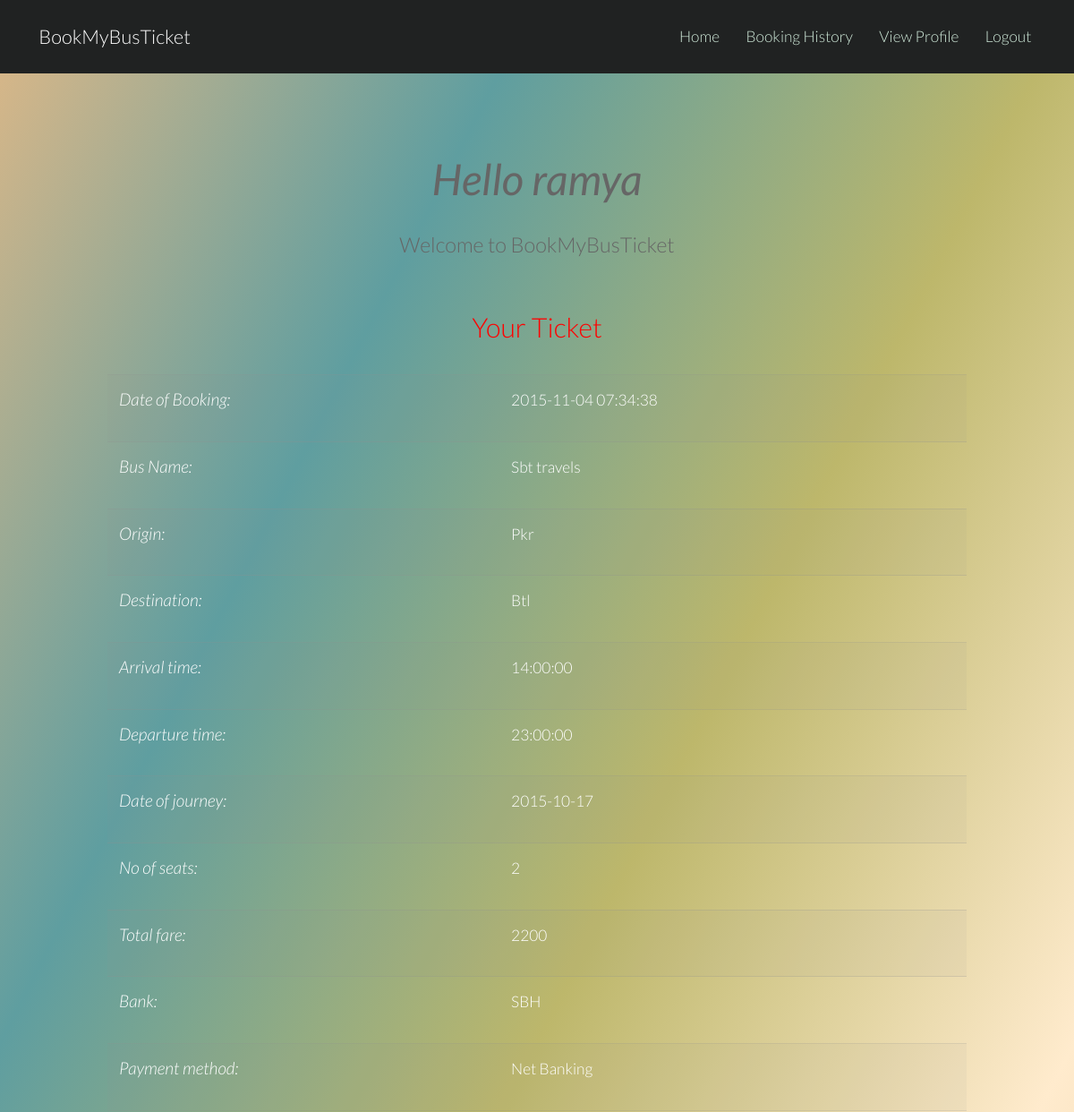
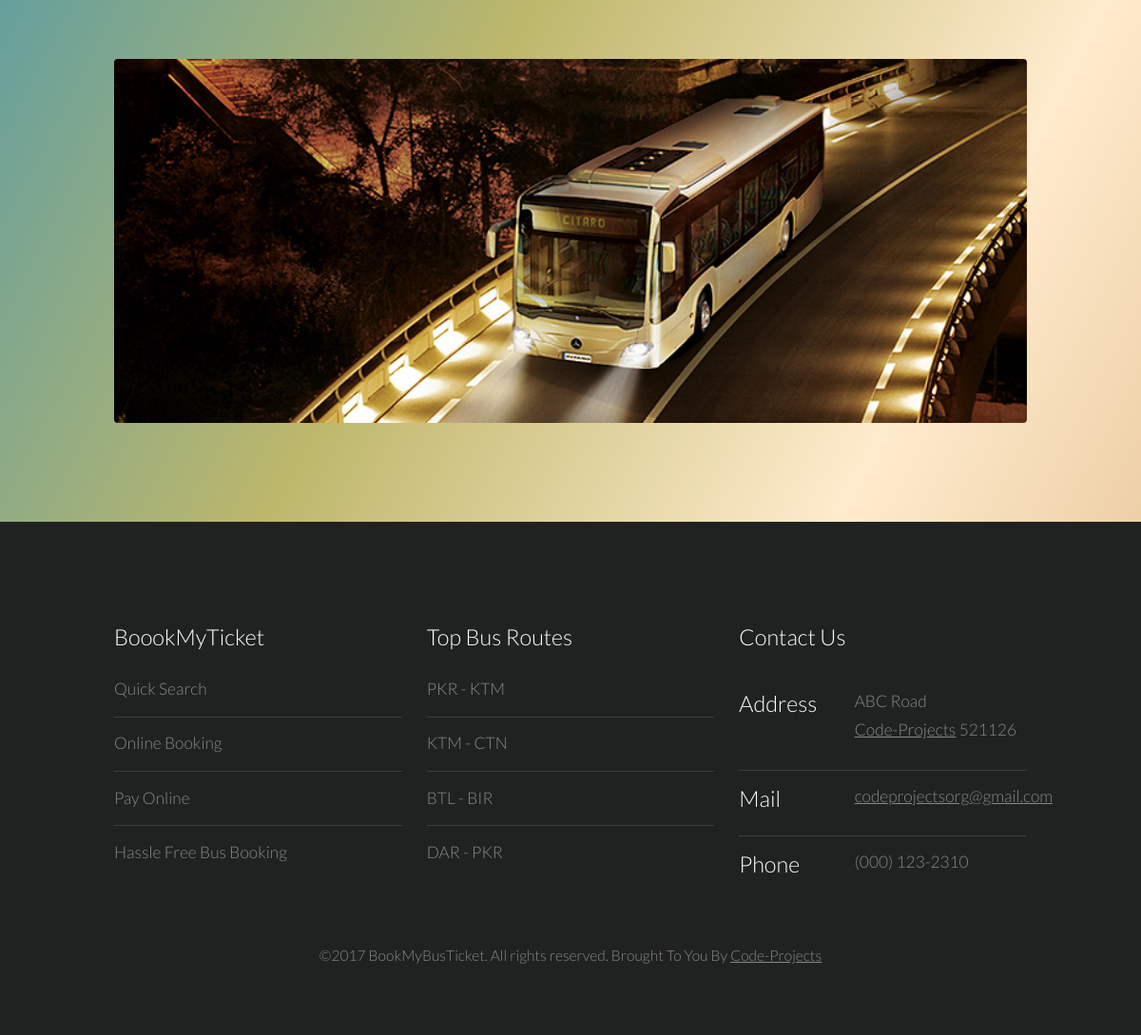
The page /view_ticket1.php?id=3 (signed in) on the database its author committed (2 pictures, top to bottom).
### tables this page shows
CREATE TABLE `booking` (
  `Booking_id` int(11) NOT NULL,
  `user` varchar(200) NOT NULL,
  `Date` timestamp NOT NULL DEFAULT CURRENT_TIMESTAMP,
  `Bus_id` int(11) NOT NULL,
  `Seats_no` int(11) NOT NULL,
  `Total_fare` double NOT NULL,
  `Bank` varchar(200) NOT NULL,
  `Payment_method` varchar(200) NOT NULL
);

CREATE TABLE `bus` (
  `Id` int(11) NOT NULL,
  `Name` varchar(200) NOT NULL,
  `Origin` varchar(200) NOT NULL,
  `Destination` varchar(200) NOT NULL,
  `Seats` int(11) NOT NULL,
  `Arrival_time` time NOT NULL,
  `Departure_time` time NOT NULL,
  `Date` date NOT NULL,
  `Fare` double NOT NULL
);

### view_ticket1.php (the view, shortened to what this page needs)
<!DOCTYPE html>
<html lang="en">
	<head>
	</head>
	<body style="background:-webkit-linear-gradient(left top,BurlyWood,Chocolate,Darkkhaki,BlanchedAlmond,BurlyWood); background: linear-gradient(to bottom right,BurlyWood,CadetBlue,Darkkhaki,BlanchedAlmond,BurlyWood);">
			<header id="header">
				<h1><a href="index.php">BookMyBusTicket</a></h1>
				<nav id="nav">
					<ul>
						<li><a href="generic.php">Home</a></li>
						<li><a href="history1.php">Booking History</a></li>
						<li><a href="profile.php">View Profile</a></li>
						<li><a href="logout.php">Logout</a></li>
					</ul>
				</nav>
			</header>
			<div class="container">
			<section id="main" class="wrapper">
				<div class="container">
					<header class="major">
						<center><i><font  size="35"><strong>Hello <?php echo $_SESSION['user']?></font></i></strong></center>
						<br>
						<h3>Welcome to BookMyBusTicket</h3>
					</header>
				</div>
<center>	<h2>Your Ticket</h2> </center>
<?php
$sel="SELECT * FROM `booking` where Booking_id='".$_GET['id']."'" ;
$str= mysql_query($sel);
$rows= mysql_num_rows($str);
if($rows==0 || $rows>1)
{
	header('Refresh:5; url=generic.php');
	echo '<h3 style= "text-align:center;"> <font color="red">Data Base Error </font></h3>';
	echo "<br>";
	echo '<p style= "text-align:center">Redirecting to the home page in 5 seconds</p>';
}
else
{
	while($row=mysql_fetch_array($str))
{
	$query2="SELECT * FROM `bus` where Id='".$row['Bus_id']."'" ;
	$str1= mysql_query($query2);
	$row2= mysql_fetch_array($str1);
	echo '<div class="container">';
	echo '<table style="width:100%" align="center">';
	echo "<tr>";
		echo "<td>";
		echo '<h4> <i>Date of Booking:</i></h4>';
		echo "</td>";
		echo "<td>";
		echo $row['Date'];
		echo "</td>";
	echo "</tr>";
	echo "<tr>";
		echo "<td>";
		echo '<h4> <i>Bus Name:</i></h4>';
		echo "</td>";
		echo "<td>";
		echo $row2['Name'];
		echo "</td>";
	echo "</tr>";
	echo "<tr>";
		echo "<td>";
		echo '<h4> <i>Origin:</i></h4>';
		echo "</td>";
		echo "<td>";
		echo $row2['Origin'];
		echo "</td>";
	echo "</tr>";
	echo "<tr>";
		echo "<td>";
		echo '<h4> <i>Destination:</i></h4>';
		echo "</td>";
		echo "<td>";
		echo $row2['Destination'];
		echo "</td>";
	echo "</tr>";
	echo "<tr>";
		echo "<td>";
		echo '<h4> <i>Arrival time:</i></h4>';
		echo "</td>";
		echo "<td>";
		echo $row2['Arrival_time'];
		echo "</td>";
	echo "</tr>";
	echo "<tr>";
		echo "<td>";
		echo '<h4> <i>Departure time:</i></h4>';
		echo "</td>";
		echo "<td>";
		echo $row2['Departure_time'];
		echo "</td>";
	echo "</tr>";
	echo "<tr>";
		echo "<td>";
		echo '<h4> <i>Date of journey:</i></h4>';
		echo "</td>";
		echo "<td>";
		echo $row2['Date'];
		echo "</td>";
	echo "</tr>";
	echo "<tr>";
		echo "<td>";
		echo '<h4> <i>No of seats:</i></h4>';
		echo "</td>";
		echo "<td>";
		echo $row['Seats_no'];
		echo "</td>";
	echo "</tr>";
	echo "<tr>";
		echo "<td>";
		echo '<h4> <i>Total fare:</i></h4>';
		echo "</td>";
		echo "<td>";
		echo $row['Total_fare'];
		echo "</td>";
	echo "</tr>";
	echo "<tr>";
		echo "<td>";
		echo '<h4> <i>Bank:</i></h4>';
		echo "</td>";
		echo "<td>";
		echo $row['Bank'];
		echo "</td>";
	echo "</tr>";
	echo "<tr>";
		echo "<td>";
		echo '<h4> <i>Payment method:</i></h4>';
		echo "</td>";
		echo "<td>";
		echo $row['Payment_method'];
		echo "</td>";
	echo "</tr>";
	echo "</table>";
	echo "</div>";
}
}
?>
<br>
<a href="#" class="image fit"><img src="images1/bus3.jpg" alt="" /></a>
</div>
		<footer id="footer">
				<div class="container">
					<div class="row">
						<section class="4u 6u(medium) 12u$(small)">
							<h3>BoookMyTicket</h3>
							<ul class="alt">
								<li>Quick Search</li>
								<li>Online Booking</li>
								<li>Pay Online</li>
								<li>Hassle Free Bus Booking</li>
							</ul>
						</section>
						<section class="4u 6u$(medium) 12u$(small)">
							<h3>Top Bus Routes</h3>
							<ul class="alt">
								<li>PKR - KTM</li>
								<li>KTM - CTN</li>
								<li>BTL - BIR</li>
								<li>DAR - PKR</li>
							</ul>
						</section>
					<section class="4u$ 12u$(medium) 12u$(small)">
							<h3>Contact Us</h3>
							<ul class="tabular">
								<li>
									<h3>Address</h3>
									ABC Road<br>
									<a href="https://code-projects.org/">Code-Projects</a> 521126
								</li>
								<li>
									<h3>Mail</h3>
									<a href="#">codeprojectsorg@gmail.com</a>
								</li>
								<li>
									<h3>Phone</h3>
									(000) 123-2310
								</li>
							</ul>
						</section>
					</div>
					<ul class="copyright">
						<li>&copy;2017 BookMyBusTicket. All rights reserved. Brought To You By <a href="https://code-projects.org/">Code-Projects</a></li>
					</ul>
				</div>
			</footer>
	</body>
</html>

### css/style.css (style rules this page uses)
body { background: #fff; }
body, input, select, textarea { color: #444; font-family: "Lato", Helvetica, sans-serif; font-size: 15pt; font-weight: 300; line-height: 1.65em; }
a { color: #4dac71; text-decoration: underline; }
strong, b { color: #666; font-weight: 400; }
em, i { font-style: italic; }
h1, h2, h3, h4, h5, h6 { color: #666; font-weight: 300; line-height: 1em; margin: 0 0 1em 0; }
h1 a, h2 a, h3 a, h4 a, h5 a, h6 a { color: inherit; text-decoration: none; }
h2 { font-size: 1.75em; line-height: 1.5em; }
h3 { font-size: 1.35em; line-height: 1.5em; }
h4 { font-size: 1.1em; line-height: 1.5em; }
header.major { text-align: center; margin-bottom: 3em; }
.image { border-radius: 4px; border: 0; display: inline-block; position: relative; }
.image img { border-radius: 4px; display: block; }
.image.fit { display: block; margin: 0 0 2em 0; width: 100%; }
.image.fit img { width: 100%; }
ul { list-style: disc; margin: 0 0 2em 0; padding-left: 1em; }
ul li { padding-left: 0.5em; }
ul.alt { list-style: none; padding-left: 0; }
ul.alt li { border-top: solid 1px rgba(144, 144, 144, 0.25); padding: 0.8em 0; }
ul.alt li:first-child { border-top: 0; padding-top: 0; }
ul.tabular { list-style: outside none none; padding: 0px; }
ul.tabular li { border-top: solid 1px rgba(144, 144, 144, 0.25); line-height: 1.75em; margin: 1.5em 0px 0px; padding-left: 7em; padding-top: 12px; position: relative; }
ul.tabular li:first-child { border-top: 0; margin-top: 0; }
ul.tabular li h3 { left: 0px; position: absolute; text-align: center; top: 12px; vertical-align: top; width: 1em; }
table { margin: 0 0 2em 0; width: 100%; }
table tbody tr { border: solid 1px rgba(144, 144, 144, 0.25); border-left: 0; border-right: 0; }
table tbody tr:nth-child(2n + 1) { background-color: rgba(144, 144, 144, 0.075); }
table td { padding: 0.75em 0.75em; }
#header { background-color: #202222; color: #ffffff; cursor: default; height: 4.75em; line-height: 4.75em; width: 100%; z-index: 10000; }
#header h1 { color: #ffffff; height: inherit; left: 2.5em; line-height: inherit; margin: 0; padding: 0; position: absolute; top: 0; }
#header h1 a { font-size: 1.25em; }
#header nav { height: inherit; line-height: inherit; position: absolute; right: 2.75em; top: 0; vertical-align: middle; }
#header nav > ul { list-style: none; margin: 0; padding-left: 0; }
#header nav > ul > li { border-radius: 4px; display: inline-block; margin-left: 1.5em; padding-left: 0; }
#header nav > ul > li a { -moz-transition: color 0.2s ease-in-out; -webkit-transition: color 0.2s ease-in-out; -o-transition: color 0.2s ease-in-out; -ms-transition: color 0.2s ease-in-out; transition: color 0.2s ease-in-out; color: #cee8d8; display: inline-block; text-decoration: none; }
#header nav > ul > li:first-child { margin-left: 0; }
.wrapper { padding: 6em 0em 4em; }
#footer { background: #202222; color: #888; padding: 6em 0em 4em; }
#footer h2, #footer h3, #footer h4 { color: #ffffff; }
#footer a { -moz-transition: all 0.2s ease-in-out; -webkit-transition: all 0.2s ease-in-out; -o-transition: all 0.2s ease-in-out; -ms-transition: all 0.2s ease-in-out; transition: all 0.2s ease-in-out; color: #888; }
#footer .copyright { font-size: 0.9em; margin: 2em 0 0 0; padding: 0; text-align: center; }
#footer .copyright li { border-left: solid 1px rgba(144, 144, 144, 0.25); display: inline-block; list-style: none; margin-left: 1.5em; padding-left: 1.5em; }
#footer .copyright li:first-child { border-left: 0; margin-left: 0; padding-left: 0; }

### css/style-xlarge.css (style rules this page uses)
body, input, select, textarea { font-size: 13pt; }

### css/style-large.css (style rules this page uses)
body, input, select, textarea { font-size: 13pt; }

### view_ticket1.php (style rules this page uses)
h2 { color:red; }
h4 { color:white; }
td { color:white; }

### rows shown on the page
booking: Date "2015-11-04 07:34:38", Bus.Name "Sbt travels", Bus.Origin "Pkr", Bus.Destination "Btl", Bus.Arrival_time "14:00:00", Bus.Departure_time "23:00:00", Bus.Date "2015-10-17", Seats_no "2", Total_fare "2200", Bank "SBH", Payment_method "Net Banking"

### other values the page prints
$_SESSION['user'] "ramya"
